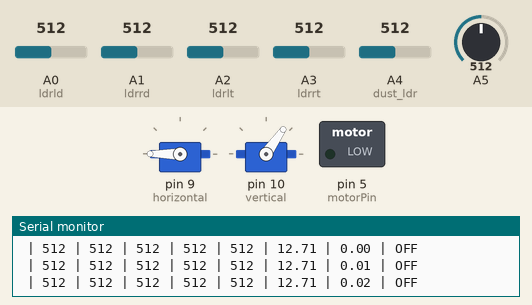
A sketch run on a simulated Arduino Uno, built with avr-gcc and run on an emulated ATmega328P. Parts: 2 × servo, switched loads named in the sketch (green lamp = pin HIGH), the last lines printed to the serial monitor. Inputs (shaded band) come from the test bench; at power-on: A0 (ldrld) = 512, A4 (dust_ldr) = 512, A1 (ldrrd) = 512, A2 (ldrlt) = 512, A3 (ldrrt) = 512, A5 = 512.

Above: at 4.2 s.
4.3 s: A0 (ldrld) set to 604
5.8 s: A0 (ldrld) set to 632
At 5.98 s:
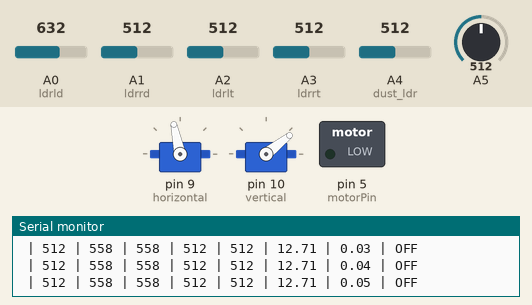
At 7.91 s:
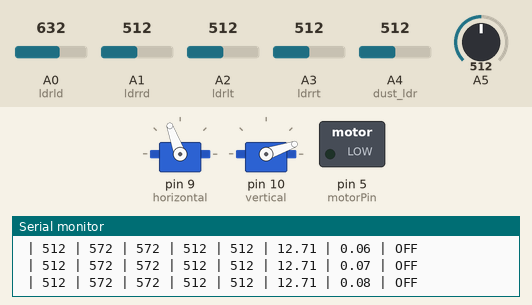
8.8 s: A4 (dust_ldr) set to 213
10.3 s: A4 (dust_ldr) set to 190
At 10.9 s:
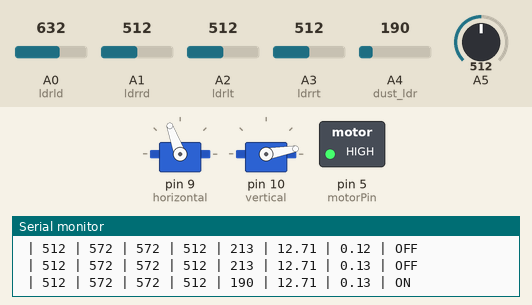
11.8 s: A1 (ldrrd) set to 304
13.3 s: A1 (ldrrd) set to 280
At 14.49 s:
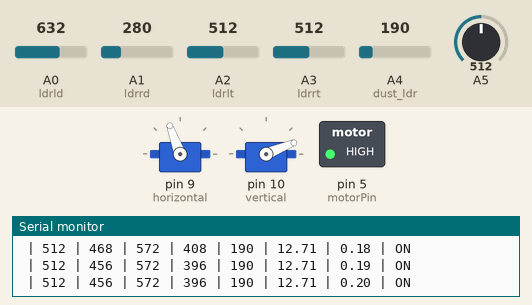
Timing chart, 0 to 19.7 s (numbered marks = the images above; inputs shaded):
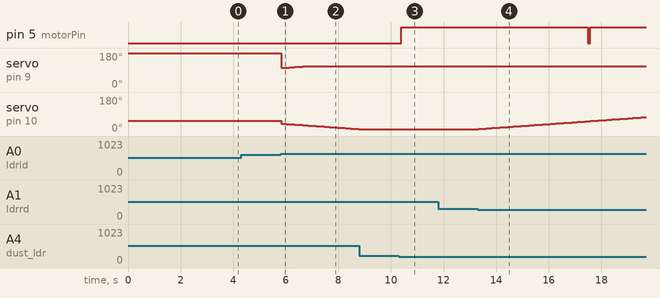

Measured:
- the behaviour switches between 613 and 614 on A0 (ldrld) (found by bisection; images 0 and 1)
- the behaviour switches between 200 and 199 on A4 (dust_ldr) (found by bisection; images 2 and 3)
- the behaviour switches between 292 and 291 on A1 (ldrrd) (found by bisection; images 3 and 4)
- after the input at 5.8 s, servo on pin 9 (horizontal): 180° → 101° at once, → 102° 0.10 s later, → 103° 0.10 s later, → 104° 0.10 s later, … (10 changes in this stretch); servo on pin 10 (vertical): moves from 55° to 10° over 2.9 s, starting at once
- after the input at 10.3 s, pin 5 (motorPin): LOW → HIGH after 0.09 s
- after the input at 13.3 s, servo on pin 10 (vertical): moves from 10° to 73° over 6.3 s, starting at once

The sketch:

SolarFinalCodeFversion.ino
```cpp
#include <Servo.h> // Servo library

Servo horizontal; // Horizontal servo
int servoh = 100; // Stand horizontal servo
int servohLimitHigh = 110;
int servohLimitLow = 50;

Servo vertical; // Vertical servo
int servov = 40; // Stand vertical servo
int servovLimitHigh = 160;
int servovLimitLow = 10;

// LDR pin connections
int ldrlt = 2; // LDR top left - BOTTOM LEFT
int ldrrt = 3; // LDR top right - BOTTOM RIGHT
int ldrld = 0; // LDR down left - TOP LEFT
int ldrrd = 1; // LDR down right - TOP RIGHT
int dust_ldr = 4; // LDR for dust detection

// Pump_Motor Control
const int motorPin = 5; // Pump_Motor connected to digital pin 5
const int ldrThreshold = 200; // Threshold for dust LDR

// Timing for serial printing
unsigned long lastPrintTime = 0;
const long printInterval = 500;

unsigned long motorStartTime = 0;
const long motorRunDuration = 7000; // Run motor for 7 seconds


bool motorState = false;

// Energy calculation
int offset = 20; // offset value
double current = 1.0; // in Amperes
double totalEnergy = 0; // Total energy
double voltage = 0; // Voltage in Volts

void setup() {
  Serial.begin(9600);
  // Servo connections
  horizontal.attach(9);
  vertical.attach(10);
  horizontal.write(180);
  vertical.write(55);
  pinMode(motorPin, OUTPUT);
  pinMode(dust_ldr, INPUT);
  delay(3000);
}

void loop() {
  int lt = analogRead(ldrlt); // Top left
  int rt = analogRead(ldrrt); // Top right
  int ld = analogRead(ldrld); // Down left
  int rd = analogRead(ldrrd); // Down right
  int pldr = analogRead(dust_ldr); // Pump LDR (dust detection)

  int dtime = 100;
  int tol = 50;

  // Average values for LDRs
  int avt = (lt + rt) / 2; // Average value top
  int avd = (ld + rd) / 2; // Average value down
  int avl = (lt + ld) / 2; // Average value left
  int avr = (rt + rd) / 2; // Average value right

  // Difference calculations
  int dvert = avt - avd; // Difference of up and down
  int dhoriz = avl - avr; // Difference of left and right

  // Servos movment on LDR readings
  adjustServos(dvert, dhoriz, avt, avd, avl, avr, tol);

  // Voltage and energy measurement
  measureVoltageAndEnergy();

  // Motor control
  motorControl(pldr, ldrThreshold);
  // Check if the motor has been on for the required duration
  if (motorState && millis() - motorStartTime >= motorRunDuration) {
    stopMotor();
  }

  // Serial printing
  performSerialPrinting(avt, avd, avl, avr, pldr, tol);

  delay(dtime);
}

void adjustServos(int dvert, int dhoriz, int avt, int avd, int avl, int avr, int tol) {
  if (-1*tol > dvert || dvert > tol) {
    if (avt > avd) {
      servov = ++servov;
      if (servov > servovLimitHigh) {
        servov = servovLimitHigh;
      }
    } else if (avt < avd) {
      servov = --servov;
      if (servov < servovLimitLow) {
        servov = servovLimitLow;
      }
    }
    vertical.write(servov);
  }

  if (-1*tol > dhoriz || dhoriz > tol) {
    if (avl < avr) {
      servoh = --servoh;
      if (servoh < servohLimitLow) {
        servoh = servohLimitLow;
      }
    } else if (avl > avr) {
      servoh = ++servoh;
      if (servoh > servohLimitHigh) {
        servoh = servohLimitHigh;
      }
    }
    horizontal.write(servoh);
  }
}

void measureVoltageAndEnergy() {
  int volt = analogRead(A5);
  voltage = map(volt, 0, 1023, 0, 2500) + offset; // Voltage calculation
  voltage /= 100; // Convert to volts

  double power = voltage * current; //  power in Watts
  double energy = power * (0.5 / 3600); //  energy calculation loop
  totalEnergy += energy * 3600;
}

void motorControl(int pldr, int ldrThreshold) {
  if (pldr < ldrThreshold && !motorState) {
    runMotor();
  } else if (pldr >= ldrThreshold && motorState) {
    stopMotor();
  }
}

void runMotor() {
  digitalWrite(motorPin, HIGH); // motor ON
  motorState = true;
  motorStartTime = millis(); // time when the motor turned on
}

void stopMotor() {
  digitalWrite(motorPin, LOW); // motor OFF
  motorState = false;
}

void performSerialPrinting(int avt, int avd, int avl, int avr, int pldr, int tol) {
  unsigned long currentMillis = millis();
  if (currentMillis - lastPrintTime >= printInterval) {
    Serial.print(" | ");
    Serial.print(avt);
    Serial.print(" | ");
    Serial.print(avd);
    Serial.print(" | ");
    Serial.print(avl);
    Serial.print(" | ");
    Serial.print(avr);
    Serial.print(" | ");
    Serial.print(pldr);
    Serial.print(" | ");
    Serial.print(voltage);
    Serial.print(" | ");
    Serial.print(totalEnergy / 3600); // Watt-hours
    Serial.print(" | ");
    Serial.print(motorState ? "ON" : "OFF"); // motor status
    Serial.println(" ");

    lastPrintTime = currentMillis;
  }
}
```
